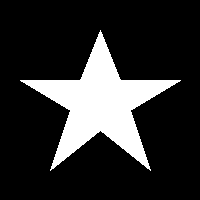
#> input picture 01_sandbox/image_E.png, 200 x 200 px
$ python trackbar_Morphological_Gradient.py
#> lines starting #> are read from the running program, lines starting #| are printed output that depends on the picture; after the words box and inside, x2 and y2 are one past the last pixel; in counts of white or black regions, pixels touching at a corner belong together
import cv2
import numpy as np

def nothing(x):
    pass

img = cv2.imread('image_E.png', cv2.IMREAD_GRAYSCALE)
#> img: shape (200, 200); 18.4% white; 1 white region, box (x1, y1, x2, y2) and area: (20, 30, 181, 171) 7371
cv2.namedWindow('Gradient Window')

cv2.createTrackbar('Kernel Size', 'Gradient Window', 3, 31, nothing)

while True:
    k_size = cv2.getTrackbarPos('Kernel Size', 'Gradient Window')

    if k_size % 2 == 0: k_size += 1
    if k_size < 1: k_size = 1

    kernel = cv2.getStructuringElement(cv2.MORPH_RECT, (k_size, k_size))
    result = cv2.morphologyEx(img, cv2.MORPH_GRADIENT, kernel)
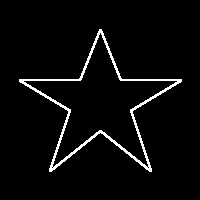
#> result: shape (200, 200); 3.8% white in thin lines or dots, all inside (x1, y1, x2, y2) = (19, 29, 182, 172)

    cv2.imshow('Gradient Window', result)
    if cv2.waitKey(1) & 0xFF == 27:
#> (key Esc is pressed here)
        break

cv2.destroyAllWindows()
